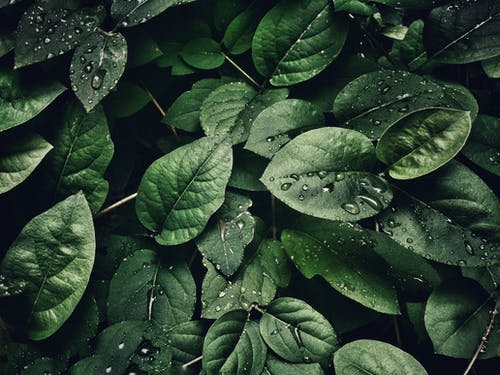
#> input picture Images/Leaves.jpeg, 500 x 375 px
$ python image_transformation.py
#> lines starting #> are read from the running program, lines starting #| are printed output that depends on the picture
#> further down, img is the input picture: shape (375, 500, 3); mean B, G, R 48.7, 64.1, 44.8
#########################
# Translating
# Rotating
# Resizing
# Flipping
# Cropping
#########################

import cv2 as cv
import numpy as np


def translate(img, x, y):   # Translation
#> called with x = -100, y = 100
    transMat = np.float32([[1, 0, x], [0, 1, y]])   # Translation matrix
    dimensions = (img.shape[1], img.shape[0])       # Dimensions
#> dimensions = (500, 375)
    return cv.warpAffine(img, transMat, dimensions)
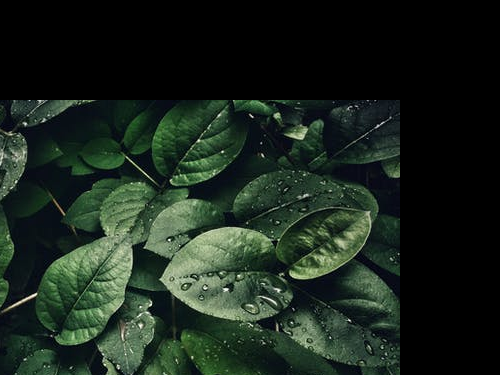
#> returned value: shape (375, 500, 3); mean of channels 0, 1, 2 28.3, 37.9, 26.1; drawn as B, G, R

    # If you have negative values for x, you are shifting image to the left
    # but positive values are shifted right.

    # If you have negative values for y, you are shifting image up
    # but positive values are shifted down.


def rotate(img, angle, rotPoint=None):   # Rotate
#> called with angle = 45
    (height, width) = img.shape[:2]
#> height = 375; width = 500

    if rotPoint is None:    # Assume to rotate around the center if rotation point is none
        rotPoint = (width // 2, height // 2)
#> rotPoint = (250, 187)
    # NOTE: the 1.0 represents the scale
    rotMat = cv.getRotationMatrix2D(rotPoint, angle, 1.0)
    dimensions = (width, height)
#> dimensions = (500, 375)

    return cv.warpAffine(img, rotMat, dimensions)
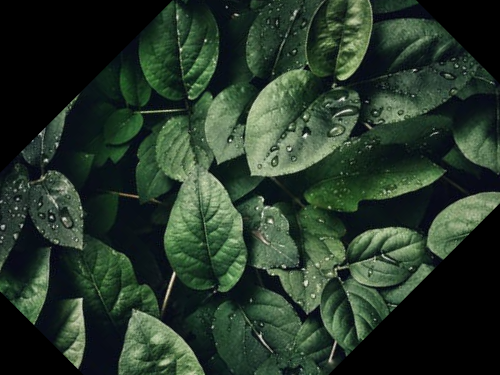
#> returned value: shape (375, 500, 3); mean of channels 0, 1, 2 41.4, 55.5, 39; drawn as B, G, R


if __name__ == "__main__":
    img = cv.imread("Images/Leaves.jpeg")

    ######################################################################

    # Translating images
    translated = translate(img, -100, 100)
    cv.imshow("Translate", translated)

    ######################################################################

    # Rotating images
    # Positive angles represent rotating counterclockwise... vice versa
    rotated = rotate(img, 45)
    cv.imshow("Rotated", rotated)

    rotated_rotated = rotate(rotated, 45)
#> call 2 of rotate, with angle = 45
#> in rotate (call 2), `return cv.warpAffine(img, rotMat, dimensions)`:
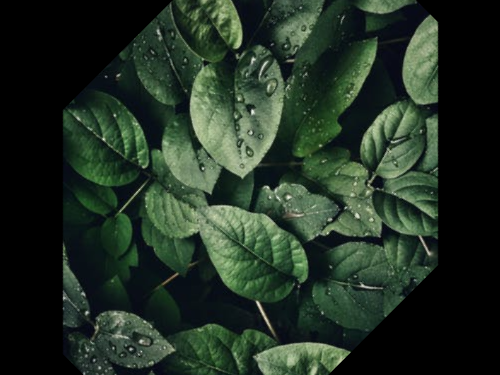
#> returned value: shape (375, 500, 3); mean of channels 0, 1, 2 35.8, 48.6, 34.2; drawn as B, G, R
    cv.imshow("Rotated rotated", rotated_rotated)
    ######################################################################

    # Resizing
    # INTER_AREA is default
    resized = cv.resize(img, (330, 330), interpolation=cv.INTER_CUBIC)
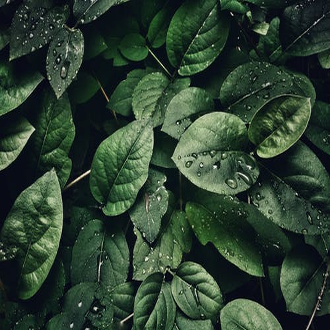
#> resized: shape (330, 330, 3); mean B, G, R 48.7, 64.1, 44.8
    cv.imshow("Resized", resized)

    ######################################################################

    # Flipping
    # Flip codes (Second parameter):
    #   0: Flip image vertically over x axis
    #   1: Flip image horizintally over y axis
    #  -1: Combination of 0 and 1

    flip = cv.flip(img, 1)
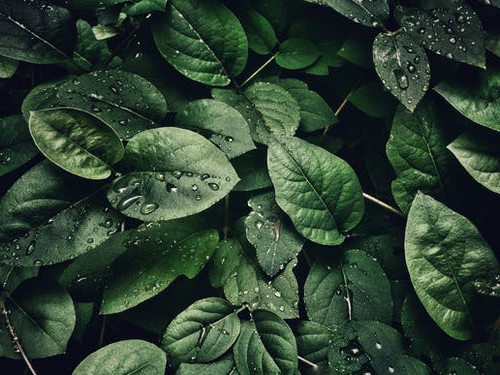
#> flip: shape (375, 500, 3); mean B, G, R 48.7, 64.1, 44.8
    cv.imshow("Flip", flip)

    ######################################################################

    # Cropping
    cropped = img[120:130, 200:220]
    cv.imshow("Cropped", cropped)

    cv.waitKey(0)
